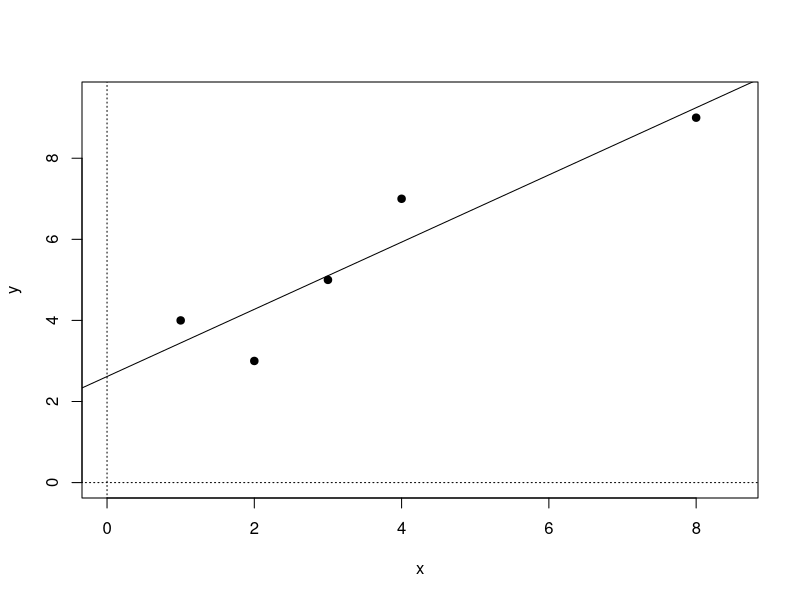

Write R code to recreate this figure.
rm(list=ls())

# Simple linear model
x <- c(1,2,3,4,8)
y <- c(4,3,5,7,9)
model1 <- lm(y ~ x)
summary(model1)
coefficients(model1)
resid(model1)

# Plot with regression line
plot(y ~ x, pch=19, xlim=c(0,8.5), ylim=c(0,9.5))
segments(0,-30,0,30, lty=3)
segments(-30,0,30,0,lty=3)
abline(coefficients(model1))

# Simulated data with noise
x <- seq(from=-10, to=10, by=0.2)
y <- 7.1 - 0.2 * x + runif(length(x))
summary(lm(y ~ x))
